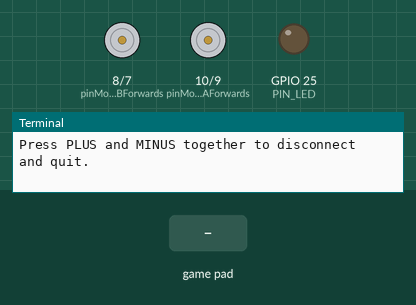
This program was run on a simulated Raspberry Pi (BCM pin numbers). Parts: motor-driver pin pairs drawn as motors (green arrow = first pin HIGH = forward, orange = second pin HIGH = backward, longer = more drive), output pins drawn as LEDs (lit = HIGH), the last lines printed to the terminal. The inputs (shaded band) are chosen by the test bench.

Above: at 4.7 s.
4.8 s: game-controller BTN LEFT pressed
At 4.9 s:
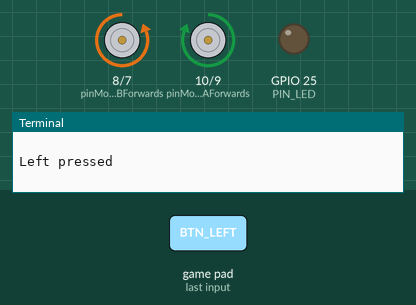
6.5 s: game-controller BTN RIGHT pressed
At 6.6 s:
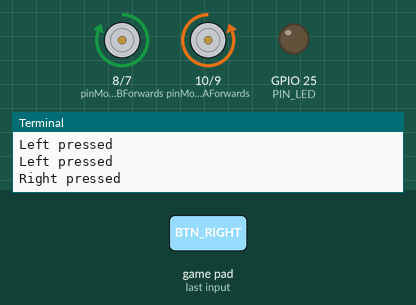
8.2 s: game-controller BTN UP pressed
At 8.3 s:
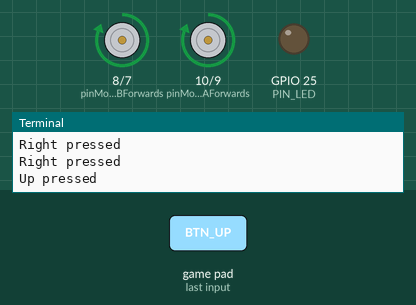
9.9 s: game-controller BTN DOWN pressed
At 10.0 s:
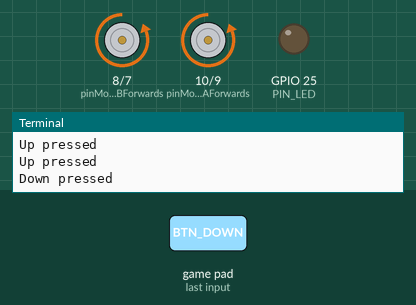
Timing chart, 0 to 12.6 s (numbered marks = the images above; inputs shaded):
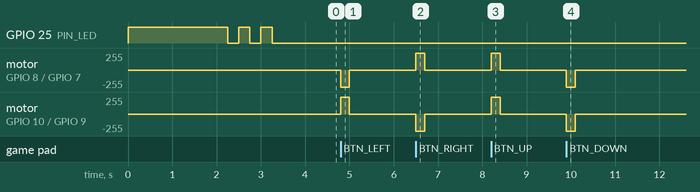

Measured:
- after the input at 4.8 s, motor on GPIO 8 (pinMotorBForwards) / GPIO 7 (pinMotorBBackwards): stopped → backward 255/255 at once, → stopped 0.20 s later; motor on GPIO 10 (pinMotorAForwards) / GPIO 9 (pinMotorABackwards): stopped → forward 255/255 at once, → stopped 0.20 s later
- after the input at 6.5 s, motor on GPIO 8 (pinMotorBForwards) / GPIO 7 (pinMotorBBackwards): stopped → forward 255/255 at once, → stopped 0.20 s later; motor on GPIO 10 (pinMotorAForwards) / GPIO 9 (pinMotorABackwards): stopped → backward 255/255 at once, → stopped 0.20 s later
- after the input at 8.2 s, motor on GPIO 8 (pinMotorBForwards) / GPIO 7 (pinMotorBBackwards), motor on GPIO 10 (pinMotorAForwards) / GPIO 9 (pinMotorABackwards): stopped → forward 255/255 at once, → stopped 0.20 s later
- after the input at 9.9 s, motor on GPIO 8 (pinMotorBForwards) / GPIO 7 (pinMotorBBackwards), motor on GPIO 10 (pinMotorAForwards) / GPIO 9 (pinMotorABackwards): stopped → backward 255/255 at once, → stopped 0.20 s later

The program:

wii_controller.py
```python
# CamJam EduKit 3 - Robotics
# Wii controller remote control script

import RPi.GPIO as GPIO # Import the GPIO Library
import time # Import the Time library
import os

# Set the GPIO modes
GPIO.setmode(GPIO.BCM)
GPIO.setwarnings(False)

# Set variables for the GPIO motor pins
pinMotorAForwards = 10
pinMotorABackwards = 9
pinMotorBForwards = 8
pinMotorBBackwards = 7

# Set the GPIO Pin mode
GPIO.setup(pinMotorAForwards, GPIO.OUT)
GPIO.setup(pinMotorABackwards, GPIO.OUT)
GPIO.setup(pinMotorBForwards, GPIO.OUT)
GPIO.setup(pinMotorBBackwards, GPIO.OUT)

# Turn all motors off
def StopMotors():
    GPIO.output(pinMotorAForwards, 0)
    GPIO.output(pinMotorABackwards, 0)
    GPIO.output(pinMotorBForwards, 0)
    GPIO.output(pinMotorBBackwards, 0)

# Turn both motors forwards
def Forwards():
    GPIO.output(pinMotorAForwards, 1)
    GPIO.output(pinMotorABackwards, 0)
    GPIO.output(pinMotorBForwards, 1)
    GPIO.output(pinMotorBBackwards, 0)

# Turn both motors backwards
def Backwards():
    GPIO.output(pinMotorAForwards, 0)
    GPIO.output(pinMotorABackwards, 1)
    GPIO.output(pinMotorBForwards, 0)
    GPIO.output(pinMotorBBackwards, 1)

def Left():
    GPIO.output(pinMotorAForwards, 1)
    GPIO.output(pinMotorABackwards, 0)
    GPIO.output(pinMotorBForwards, 0)
    GPIO.output(pinMotorBBackwards, 1)

def Right():
    GPIO.output(pinMotorAForwards, 0)
    GPIO.output(pinMotorABackwards, 1)
    GPIO.output(pinMotorBForwards, 1)
    GPIO.output(pinMotorBBackwards, 0)

StopMotors()

# Credit for this part must go to:
# Author : Matt Hawkins (adapted by Michael Horne)
# http://www.raspberrypi-spy.co.uk/?p=1101
# -----------------------
# Import required Python libraries
# -----------------------
import cwiid

PIN_LED = 25
GPIO.setup(PIN_LED, GPIO.OUT)
GPIO.output(PIN_LED, 0)

button_delay = 0.1

print 'Press 1 + 2 on your Wii Remote now ...'
GPIO.output(PIN_LED, 1)
time.sleep(1)

# Connect to the Wii Remote. If it times out
# then quit.
try:
    wii=cwiid.Wiimote()
    GPIO.output(PIN_LED, 0)

except RuntimeError:
    print "Error opening wiimote connection"
    GPIO.output(PIN_LED, 0)
    # Uncomment this line to shutdown the Pi if pairing fails
    #os.system("sudo halt")
    quit()

print 'Wii Remote connected...\n'
print 'Press some buttons!\n'
print 'Press PLUS and MINUS together to disconnect and quit.\n'

for x in range(0,3):
    GPIO.output(PIN_LED, 1)
    time.sleep(0.25)
    GPIO.output(PIN_LED, 0)
    time.sleep(0.25)

wii.rpt_mode = cwiid.RPT_BTN

while True:

    buttons = wii.state['buttons']

    # If Plus and Minus buttons pressed
    # together then rumble and quit.
    if (buttons - cwiid.BTN_PLUS - cwiid.BTN_MINUS == 0):
        print '\nClosing connection ...'
        wii.rumble = 1
        GPIO.output(PIN_LED, 1)
        time.sleep(1)
        wii.rumble = 0
        GPIO.output(PIN_LED, 0)
        os.system("sudo halt")
        exit(wii)

    # Check if other buttons are pressed by
    # doing a bitwise AND of the buttons number
    # and the predefined constant for that button.
    if (buttons & cwiid.BTN_LEFT):
        print 'Left pressed'
        Left()
        time.sleep(button_delay)

    elif(buttons & cwiid.BTN_RIGHT):
        print 'Right pressed'
        Right()
        time.sleep(button_delay)

    elif (buttons & cwiid.BTN_UP):
        print 'Up pressed'
        Forwards()
        time.sleep(button_delay)

    elif (buttons & cwiid.BTN_DOWN):
        print 'Down pressed'
        Backwards()
        time.sleep(button_delay)

    else:
        StopMotors()
```
